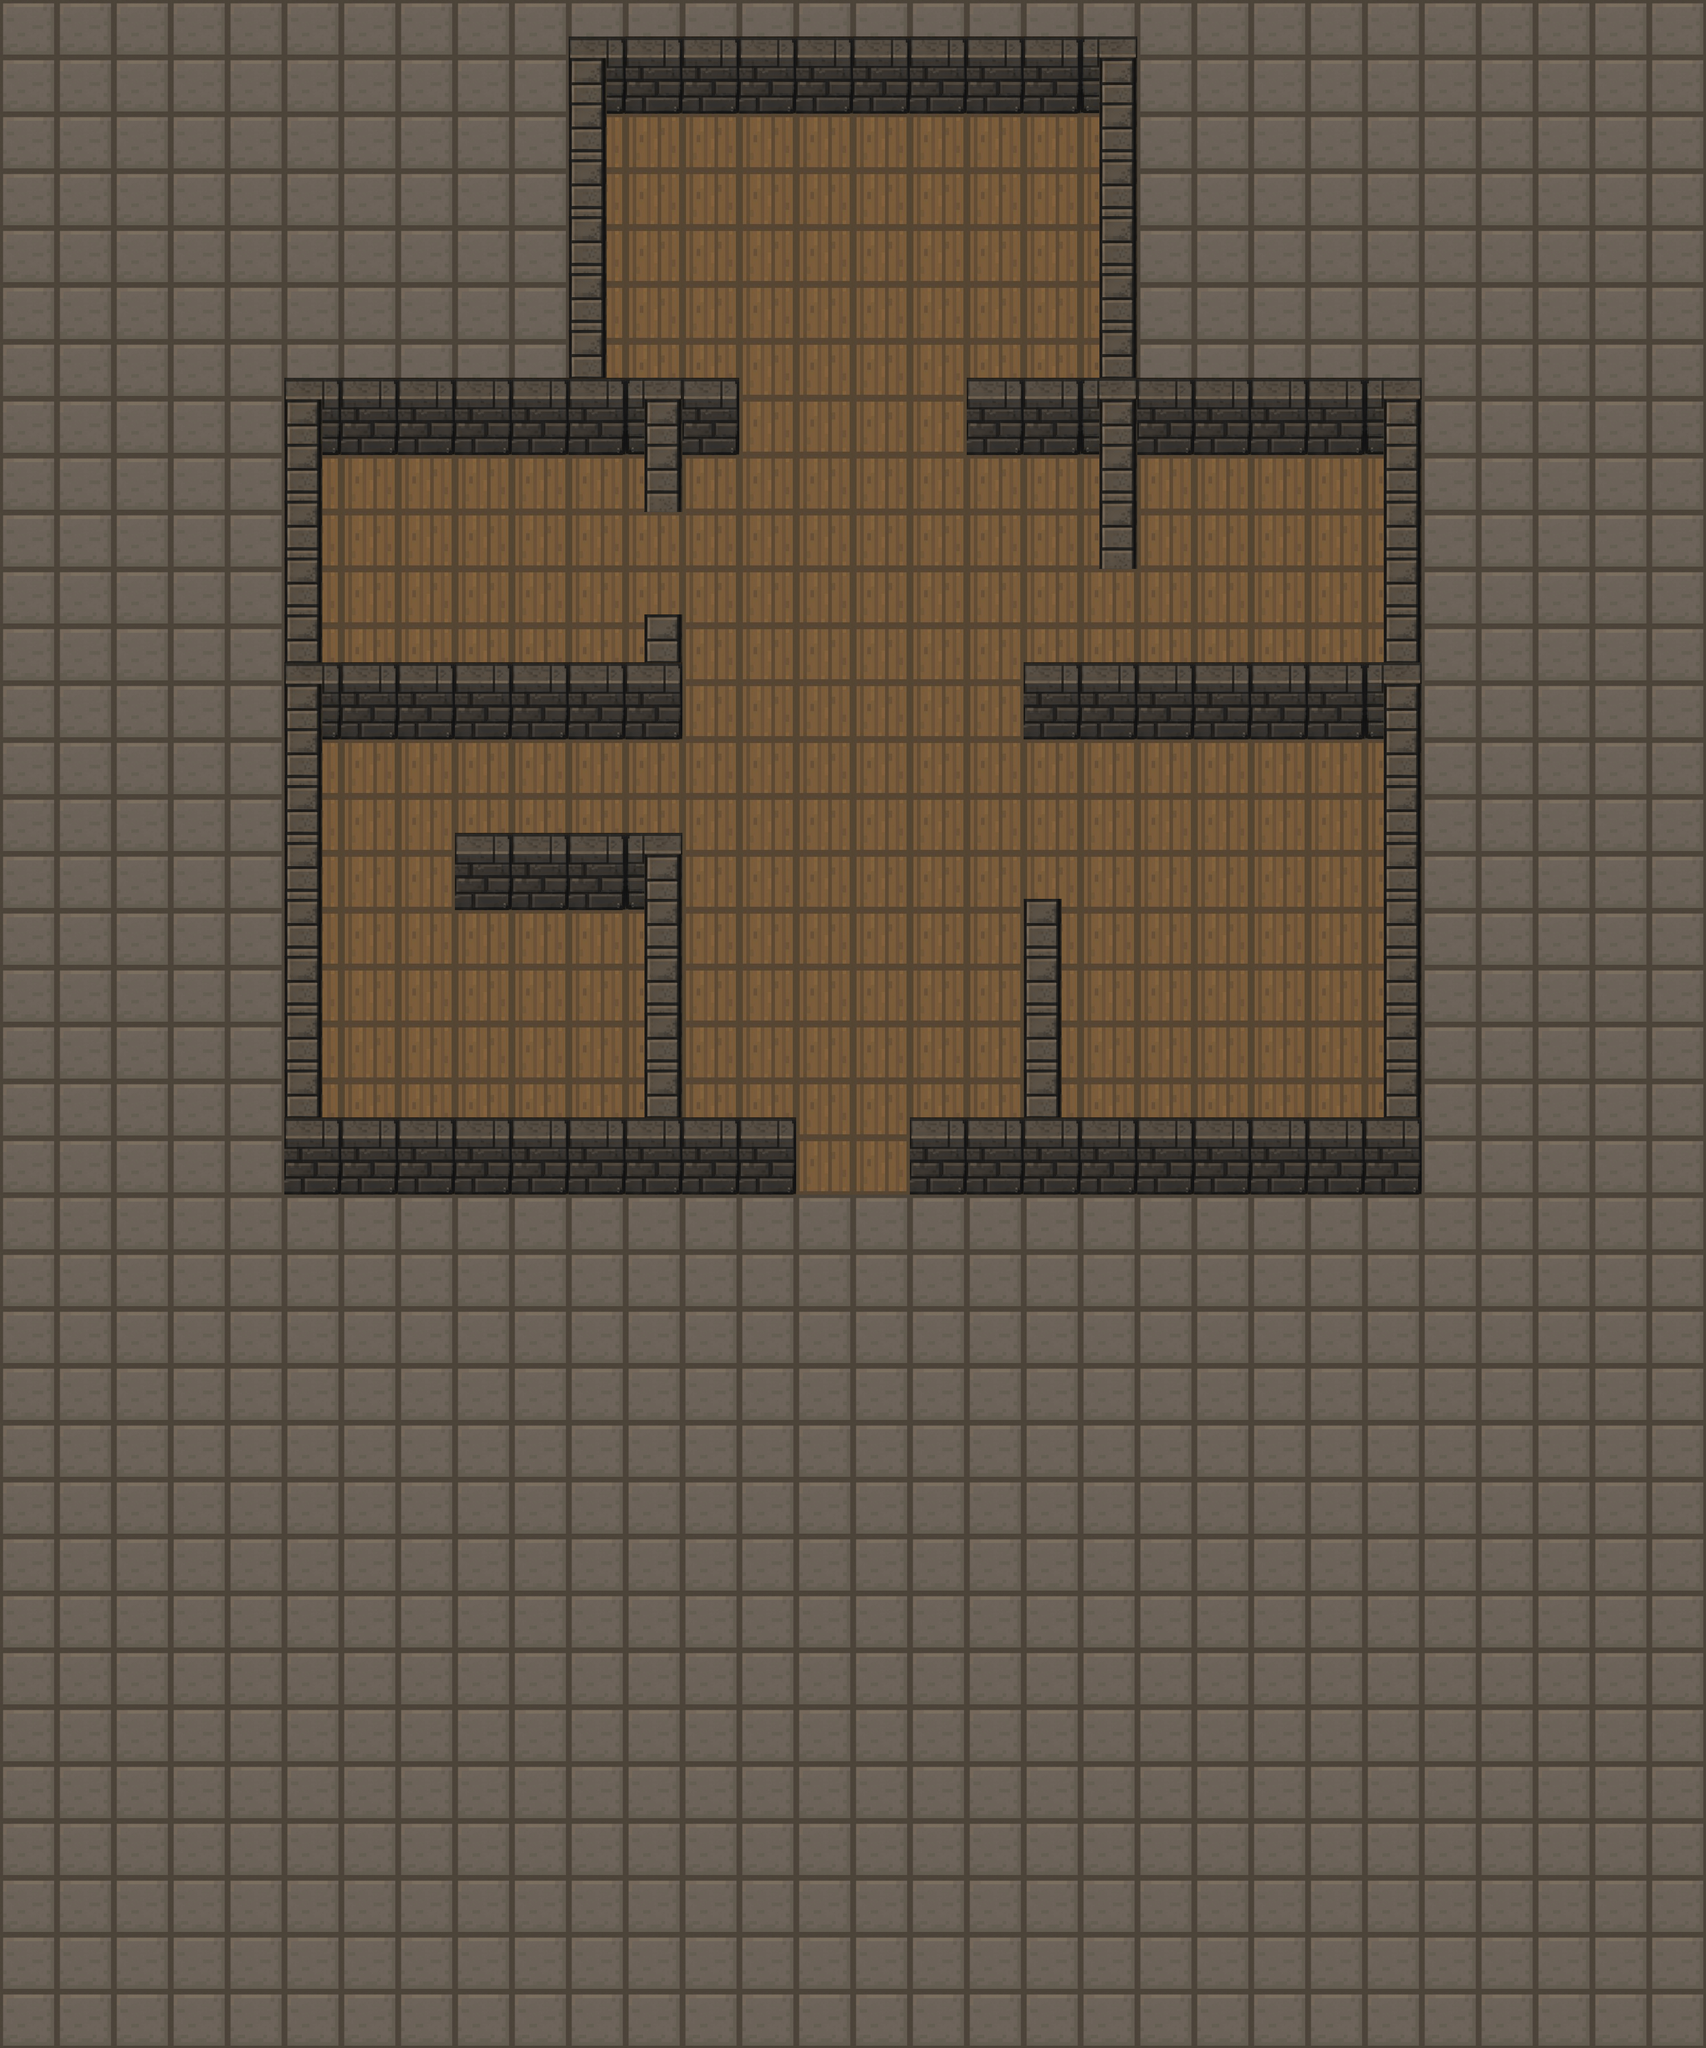

A 2D game scene composited from a Tiled map and its tileset images. What follows is a short description and the map's XML, with each tile layer's data collapsed to a summary:
An orthogonal 30x36 tile map with 100x100 px tiles, 2 tile layers (background, collision), 12 tilesets and 21 objects (bush1, bed1, bed2, wardrobe1, nightstand1, ...).

<map version="1.10" tiledversion="1.11.2" orientation="orthogonal" renderorder="right-down" width="30" height="36" tilewidth="100" tileheight="100" infinite="0" nextlayerid="6" nextobjectid="46">
 <tileset firstgid="1" source="plate.tsx" />
 <tileset firstgid="2" source="brick.tsx" />
 <tileset firstgid="3" source="npc.tsx" />
 <tileset firstgid="4" source="wooden_floor.tsx" />
 <tileset firstgid="5" source="wood.tsx" />
 <tileset firstgid="6" source="wardrobe.tsx" />
 <tileset firstgid="23" source="blackbrick.tsx" />
 <tileset firstgid="24" source="3d_brick.tsx" />
 <tileset firstgid="25" source="corner_right_top.tsx" />
 <tileset firstgid="26" source="corner_left_top.tsx" />
 <tileset firstgid="27" source="3d_side_left.tsx" />
 <tileset firstgid="28" source="3d_side_right.tsx" />
 <layer id="1" name="background" width="30" height="36">
  <data>[1080 cells, 1064 non-empty, 2 distinct tile ids]</data>
 </layer>
 <objectgroup id="2" name="zones">
  <object id="1" gid="2" x="750" y="3574" width="1548" height="580">
   <properties>
    <property name="targetWorldId" value="subway" />
    <property name="targetX" type="float" value="3000" />
    <property name="targetY" type="float" value="2500" />
    <property name="zoneType" value="transition" />
   </properties>
  </object>
  <object id="42" gid="2" x="2337.67" y="1830.33" width="80" height="80">
   <properties>
    <property name="key" value="weed_plant.4" />
    <property name="zoneType" value="place" />
   </properties>
  </object>
  <object id="43" gid="2" x="2341.66" y="1694" width="80" height="80">
   <properties>
    <property name="key" value="weed_plant.3" />
    <property name="zoneType" value="place" />
   </properties>
  </object>
  <object id="44" gid="2" x="1873.33" y="1814" width="80" height="80">
   <properties>
    <property name="key" value="weed_plant.2" />
    <property name="zoneType" value="place" />
   </properties>
  </object>
  <object id="45" gid="2" x="1874.34" y="1692.33" width="80" height="80">
   <properties>
    <property name="key" value="weed_plant.1" />
    <property name="zoneType" value="place" />
   </properties>
  </object>
 </objectgroup>
 <objectgroup id="4" name="npcs" />
 <layer id="3" name="collision" width="30" height="36">
  <data>[1080 cells, 106 non-empty, 5 distinct tile ids]</data>
 </layer>
 <objectgroup id="5" name="items">
  <object id="4" name="bush1" gid="3" x="845" y="2293" width="150" height="150">
   <properties>
    <property name="isPickupable" type="bool" value="false" />
    <property name="isSolid" type="bool" value="true" />
    <property name="itemKey" value="bush" />
    <property name="onInteractAction" value="act.quest.delivery.interact_bush" />
    <property name="questId" value="delivery" />
   </properties>
  </object>
  <object id="6" name="bed1" gid="7" x="2247" y="1004" width="190" height="258">
   <properties>
    <property name="interactionDistance" type="int" value="150" />
    <property name="isSolid" type="bool" value="true" />
    <property name="itemKey" value="bed" />
    <property name="onInteractAction" value="player.sleep" />
   </properties>
  </object>
  <object id="20" name="bed2" gid="7" x="564.333" y="2000.33" width="190" height="258">
   <properties>
    <property name="interactionDistance" type="int" value="150" />
    <property name="isBackground" type="bool" value="true" />
    <property name="isSolid" type="bool" value="true" />
    <property name="itemKey" value="bed" />
    <property name="onInteractAction" value="player.sleep" />
   </properties>
  </object>
  <object id="7" name="wardrobe1" gid="6" x="954.667" y="1705.67" width="180" height="200">
   <properties>
    <property name="isSolid" type="bool" value="true" />
    <property name="itemKey" value="wardrobe" />
    <property name="questId" value="jan.firework.1" />
    <property name="rewardAmount" type="int" value="1" />
    <property name="rewardItemKey" value="firework" />
    <property name="searchable" type="bool" value="true" />
   </properties>
  </object>
  <object id="10" name="nightstand1" gid="8" x="2004.33" y="831.997" width="91" height="100">
   <properties>
    <property name="interactionDistance" type="int" value="100" />
    <property name="isSolid" type="bool" value="true" />
    <property name="itemKey" value="nightstand" />
    <property name="questId" value="jan.firework.1" />
    <property name="rewardAmount" type="int" value="1" />
    <property name="rewardItemKey" value="firework" />
    <property name="searchable" type="bool" value="true" />
   </properties>
  </object>
  <object id="11" name="table1" gid="10" x="1870.33" y="1979" width="215.667" height="98">
   <properties>
    <property name="isBackground" type="bool" value="true" />
    <property name="isPickupable" type="bool" value="false" />
    <property name="isSolid" type="bool" value="true" />
    <property name="itemKey" value="table" />
    <property name="onInteractAction" value="act.interact.table_plant" />
   </properties>
  </object>
  <object id="12" name="wardrobe2" gid="6" x="566" y="904.03" width="180" height="200">
   <properties>
    <property name="isSolid" type="bool" value="true" />
    <property name="itemKey" value="wardrobe" />
    <property name="questId" value="jan.firework.1" />
    <property name="searchable" type="bool" value="true" />
   </properties>
  </object>
  <object id="13" name="sofa1" gid="11" x="2025" y="1381.5" width="250" height="136">
   <properties>
    <property name="isSolid" type="bool" value="true" />
    <property name="itemKey" value="sofa" />
   </properties>
  </object>
  <object id="14" name="carpet2" gid="13" x="2013" y="1616" width="271" height="209.333">
   <properties>
    <property name="isBackground" type="bool" value="true" />
    <property name="itemKey" value="carpet" />
   </properties>
  </object>
  <object id="15" gid="12" x="2280" y="1346" width="64" height="100">
   <properties>
    <property name="isSolid" type="bool" value="true" />
    <property name="itemKey" value="big_plant" />
   </properties>
  </object>
  <object id="16" gid="12" x="1955" y="1346" width="64" height="100">
   <properties>
    <property name="isSolid" type="bool" value="true" />
    <property name="itemKey" value="big_plant" />
   </properties>
  </object>
  <object id="17" gid="15" x="1785" y="903.5" width="150" height="200">
   <properties>
    <property name="isSolid" type="bool" value="true" />
    <property name="itemKey" value="bookshell" />
   </properties>
  </object>
  <object id="18" gid="14" x="1054.33" y="869.667" width="73" height="79">
   <properties>
    <property name="isSolid" type="bool" value="true" />
    <property name="itemKey" value="small_plant" />
   </properties>
  </object>
  <object id="24" name="carpet1" gid="13" x="1358.5" y="1993.33" width="271" height="209.333">
   <properties>
    <property name="isBackground" type="bool" value="true" />
    <property name="itemKey" value="carpet" />
   </properties>
  </object>
  <object id="25" gid="17" x="2333" y="1410.33" width="77" height="187.333">
   <properties>
    <property name="isSolid" type="bool" value="true" />
    <property name="itemKey" value="lamp" />
   </properties>
  </object>
  <object id="33" name="TV1" gid="18" x="1350" y="287.333" width="299" height="178">
   <properties>
    <property name="isSolid" type="bool" value="true" />
    <property name="itemKey" value="TV" />
    <property name="questId" value="jan.firework.1" />
   </properties>
  </object>
 </objectgroup>
</map>
